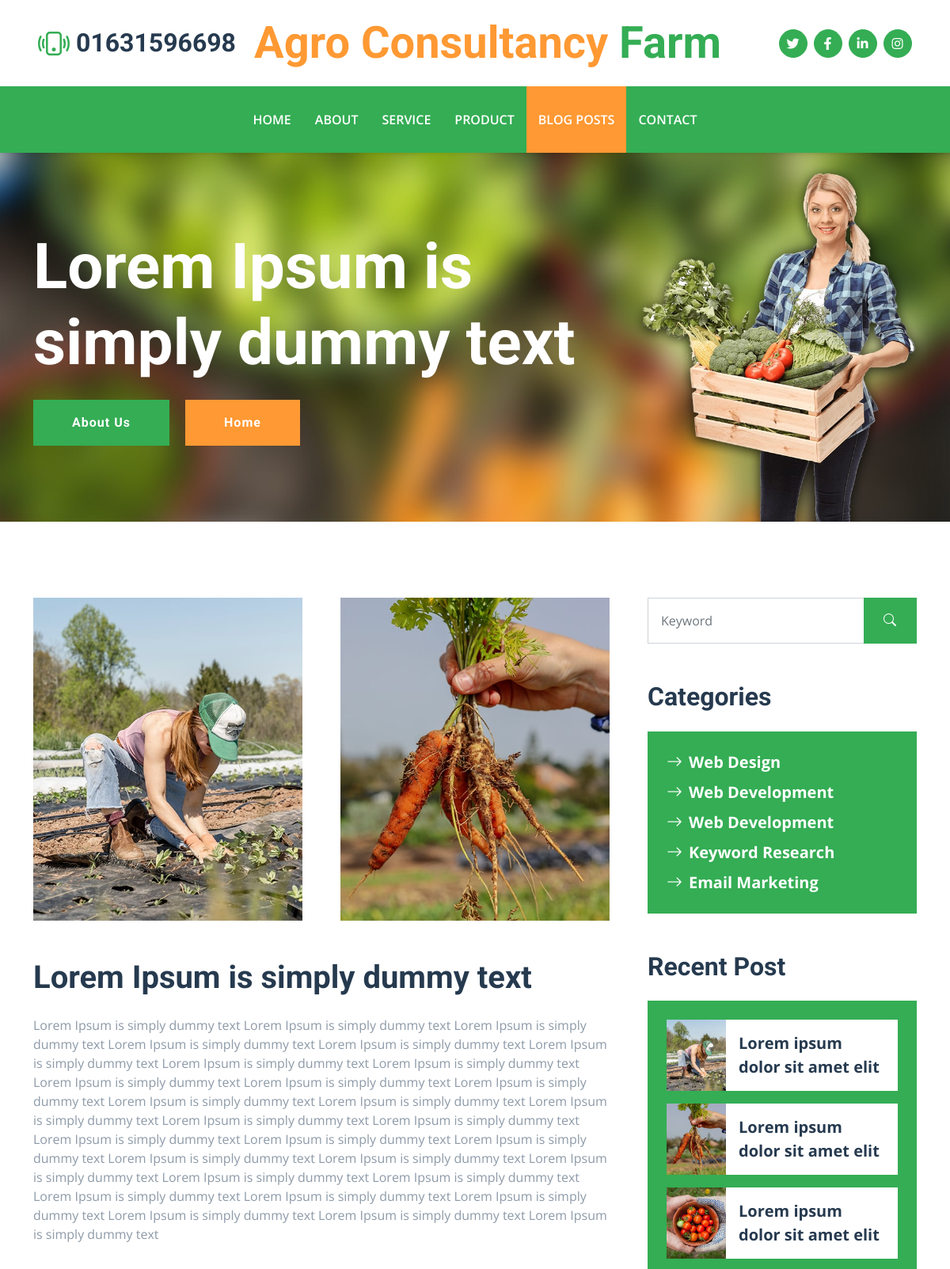
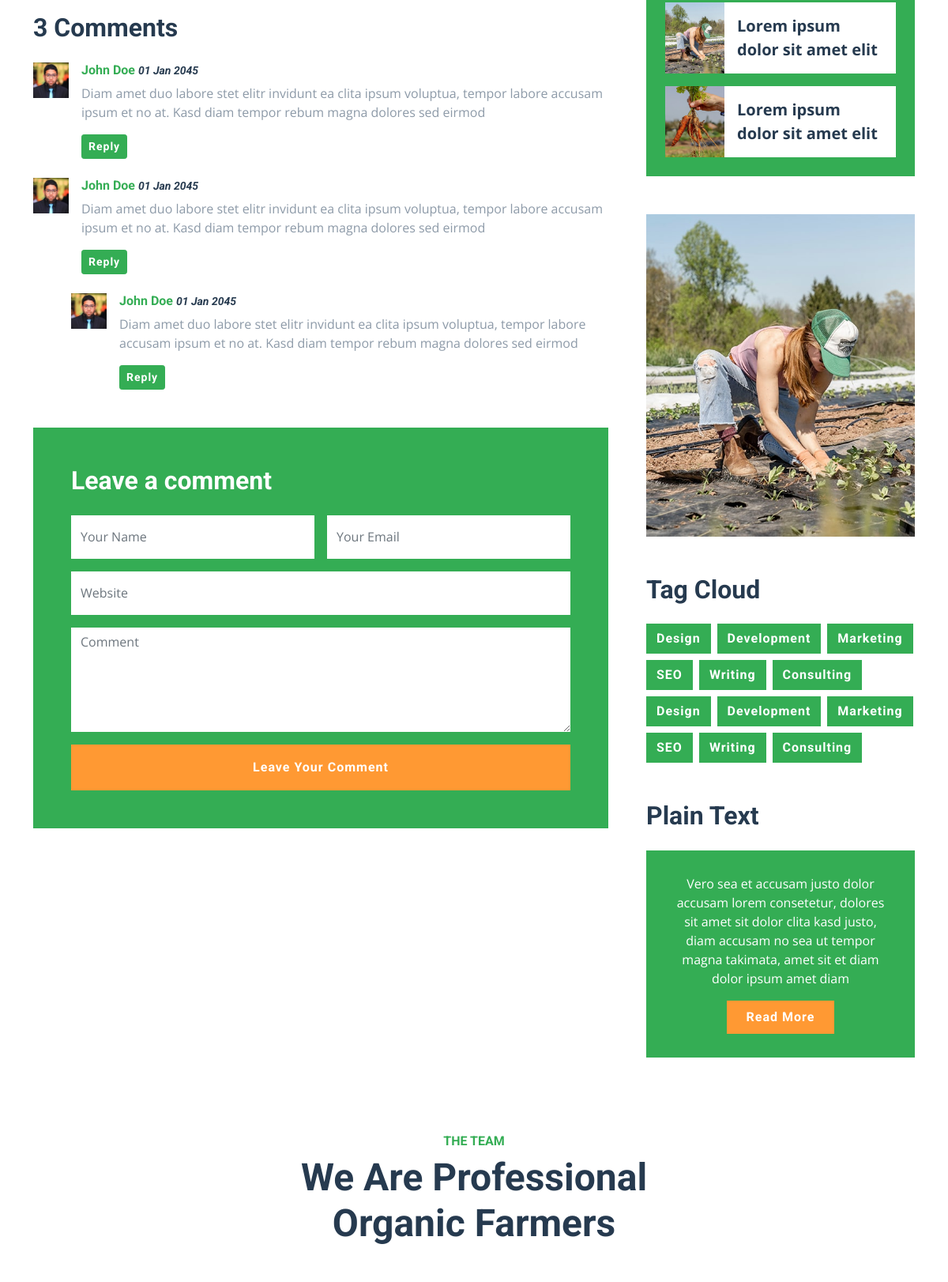
The page /blog-post/d8cd0537-3163-4420-90ce-de527e996c8b/tgs (upper part) on the database its author committed (2 pictures, top to bottom).
### farm/models.py (models this page shows, shortened)
class home(models.Model):
    contact = models.CharField(max_length=100)
    brandName = models.CharField(max_length=100)
    twitter = models.CharField(max_length=100)
    facebook = models.CharField(max_length=100)
    linkedin = models.CharField(max_length=100)
    instagram = models.CharField(max_length=100)
    banner1T = models.CharField(max_length=100)
    banner1PD = models.CharField(max_length=100)
    banner2T = models.CharField(max_length=100)
    banner2PD = models.CharField(max_length=100)

class posts(models.Model):
	id = models.IntegerField(auto_created=True, null=True,blank=True)
	postId = models.UUIDField(default=uuid.uuid4(), primary_key=True, editable=False)
	background = models.ImageField(upload_to='img', null=True, blank=True)
	button_1_name = models.CharField(max_length=100, null=True, blank=True)
	button_2_name = models.CharField(max_length=100, null=True, blank=True)
	button_1_link = models.CharField(max_length=100, null=True, blank=True)
	button_2_link = models.CharField(max_length=100, null=True, blank=True)
	post_image1 = models.ImageField(upload_to='img', null=True, blank=True)
	post_image2 = models.ImageField(upload_to='img', null=True, blank=True)
	title = models.CharField(max_length=500)
	details = models.TextField()
	date = models.DateTimeField(auto_now_add=True)

### farm/views.py (the view)
# urls.py: path('blog-post/<id>/<value>' , views.viewblogposts),
def viewblogposts(request,id,value):
    footer = home.objects.get(id=1)
    condt = contact_page.objects.get(id= 1)
    post = posts.objects.get(postId= id)
    context = {'footer':footer, 'condt':condt, 'post':post }
    return render(request, 'detail.html', context)

### farm/templates/detail.html
{% extends "layout.html" %}
{% block pages %}active{% endblock %}
{% block body %}
    <div style="background:url({{post.background.url}}); background-size: cover;" class="container-fluid bg-primary py-5 bg-hero mb-5">
        <div class="container py-5">
            <div class="row justify-content-start">
                <div class="col-lg-8 text-center text-lg-start">
                    <h1 class="display-1 text-white mb-md-4">{{post.title}}</h1>
                    <a href="{{post.button_1_link}}" class="btn btn-primary py-md-3 px-md-5 me-3">{{post.button_1_name}}</a>
                    <a href="{{post.button_2_link}}" class="btn btn-secondary py-md-3 px-md-5">{{post.button_2_name}}</a>
                </div>
            </div>
        </div>
    </div>
    <div class="container py-5">
        <div class="row g-5">
            <div class="col-lg-8">
                <div class="mb-5">
                    <div class="row g-5 mb-5">
                        <div class="col-md-6">
                            <img class="img-fluid w-100" src="{{post.post_image1.url}}" alt="">
                        </div>
                        <div class="col-md-6">
                            <img class="img-fluid w-100" src="{{post.post_image2.url}}" alt="">
                        </div>
                    </div>
                    <h1 class="mb-4">{{post.title}}</h1>
                    <p>{{post.details}}</p>
                </div>
                <div class="mb-5">
                    <h2 class="mb-4">3 Comments</h2>
                    <div class="d-flex mb-4">
                        <img src="img/user.jpg" class="img-fluid" style="width: 45px; height: 45px;">
                        <div class="ps-3">
                            <h6><a href="">John Doe</a> <small><i>01 Jan 2045</i></small></h6>
                            <p>Diam amet duo labore stet elitr invidunt ea clita ipsum voluptua, tempor labore
                                accusam ipsum et no at. Kasd diam tempor rebum magna dolores sed eirmod</p>
                            <button class="btn btn-sm btn-primary">Reply</button>
                        </div>
                    </div>
                    <div class="d-flex mb-4">
                        <img src="img/user.jpg" class="img-fluid" style="width: 45px; height: 45px;">
                        <div class="ps-3">
                            <h6><a href="">John Doe</a> <small><i>01 Jan 2045</i></small></h6>
                            <p>Diam amet duo labore stet elitr invidunt ea clita ipsum voluptua, tempor labore
                                accusam ipsum et no at. Kasd diam tempor rebum magna dolores sed eirmod</p>
                            <button class="btn btn-sm btn-primary">Reply</button>
                        </div>
                    </div>
                    <div class="d-flex ms-5 mb-4">
                        <img src="img/user.jpg" class="img-fluid" style="width: 45px; height: 45px;">
                        <div class="ps-3">
                            <h6><a href="">John Doe</a> <small><i>01 Jan 2045</i></small></h6>
                            <p>Diam amet duo labore stet elitr invidunt ea clita ipsum voluptua, tempor labore
                                accusam ipsum et no at. Kasd diam tempor rebum magna dolores sed eirmod</p>
                            <button class="btn btn-sm btn-primary">Reply</button>
                        </div>
                    </div>
                </div>
                <div class="bg-primary p-5">
                    <h2 class="text-white mb-4">Leave a comment</h2>
                    <form>
                        <div class="row g-3">
                            <div class="col-12 col-sm-6">
                                <input type="text" class="form-control bg-white border-0" placeholder="Your Name" style="height: 55px;">
                            </div>
                            <div class="col-12 col-sm-6">
                                <input type="email" class="form-control bg-white border-0" placeholder="Your Email" style="height: 55px;">
                            </div>
                            <div class="col-12">
                                <input type="text" class="form-control bg-white border-0" placeholder="Website" style="height: 55px;">
                            </div>
                            <div class="col-12">
                                <textarea class="form-control bg-white border-0" rows="5" placeholder="Comment"></textarea>
                            </div>
                            <div class="col-12">
                                <button class="btn btn-secondary w-100 py-3" type="submit">Leave Your Comment</button>
                            </div>
                        </div>
                    </form>
                </div>
            </div>
            <div class="col-lg-4">
                <div class="mb-5">
                    <div class="input-group">
                        <input type="text" class="form-control p-3" placeholder="Keyword">
                        <button class="btn btn-primary px-4"><i class="bi bi-search"></i></button>
                    </div>
                </div>
                <div class="mb-5">
                    <h2 class="mb-4">Categories</h2>
                    <div class="d-flex flex-column justify-content-start bg-primary p-4">
                        <a class="fs-5 fw-bold text-white mb-2" href="#"><i class="bi bi-arrow-right me-2"></i>Web Design</a>
                        <a class="fs-5 fw-bold text-white mb-2" href="#"><i class="bi bi-arrow-right me-2"></i>Web Development</a>
                        <a class="fs-5 fw-bold text-white mb-2" href="#"><i class="bi bi-arrow-right me-2"></i>Web Development</a>
                        <a class="fs-5 fw-bold text-white mb-2" href="#"><i class="bi bi-arrow-right me-2"></i>Keyword Research</a>
                        <a class="fs-5 fw-bold text-white" href="#"><i class="bi bi-arrow-right me-2"></i>Email Marketing</a>
                    </div>
                </div>
                <div class="mb-5">
                    <h2 class="mb-4">Recent Post</h2>
                    <div class="bg-primary p-4">
                        <div class="d-flex overflow-hidden mb-3">
                            <img class="img-fluid flex-shrink-0" src="img/blog-1.jpg" style="width: 75px;" alt="">
                            <a href="" class="d-flex align-items-center bg-white text-dark fs-5 fw-bold px-3 mb-0">Lorem ipsum dolor sit amet elit
                            </a>
                        </div>
                        <div class="d-flex overflow-hidden mb-3">
                            <img class="img-fluid flex-shrink-0" src="img/blog-2.jpg" style="width: 75px;" alt="">
                            <a href="" class="d-flex align-items-center bg-white text-dark fs-5 fw-bold px-3 mb-0">Lorem ipsum dolor sit amet elit
                            </a>
                        </div>
                        <div class="d-flex overflow-hidden mb-3">
                            <img class="img-fluid flex-shrink-0" src="img/blog-3.jpg" style="width: 75px;" alt="">
                            <a href="" class="d-flex align-items-center bg-white text-dark fs-5 fw-bold px-3 mb-0">Lorem ipsum dolor sit amet elit
                            </a>
                        </div>
                        <div class="d-flex overflow-hidden mb-3">
                            <img class="img-fluid flex-shrink-0" src="img/blog-1.jpg" style="width: 75px;" alt="">
                            <a href="" class="d-flex align-items-center bg-white text-dark fs-5 fw-bold px-3 mb-0">Lorem ipsum dolor sit amet elit
                            </a>
                        </div>
                        <div class="d-flex overflow-hidden">
                            <img class="img-fluid flex-shrink-0" src="img/blog-2.jpg" style="width: 75px;" alt="">
                            <a href="" class="d-flex align-items-center bg-white text-dark fs-5 fw-bold px-3 mb-0">Lorem ipsum dolor sit amet elit
                            </a>
                        </div>
                    </div>
                </div>
                <div class="mb-5">
                    <img src="img/blog-1.jpg" alt="" class="img-fluid rounded">
                </div>
                <div class="mb-5">
                    <h2 class="mb-4">Tag Cloud</h2>
                    <div class="d-flex flex-wrap m-n1">
                        <a href="" class="btn btn-primary m-1">Design</a>
                        <a href="" class="btn btn-primary m-1">Development</a>
                        <a href="" class="btn btn-primary m-1">Marketing</a>
                        <a href="" class="btn btn-primary m-1">SEO</a>
                        <a href="" class="btn btn-primary m-1">Writing</a>
                        <a href="" class="btn btn-primary m-1">Consulting</a>
                        <a href="" class="btn btn-primary m-1">Design</a>
                        <a href="" class="btn btn-primary m-1">Development</a>
                        <a href="" class="btn btn-primary m-1">Marketing</a>
                        <a href="" class="btn btn-primary m-1">SEO</a>
                        <a href="" class="btn btn-primary m-1">Writing</a>
                        <a href="" class="btn btn-primary m-1">Consulting</a>
                    </div>
                </div>
                <div>
                    <h2 class="mb-4">Plain Text</h2>
                    <div class="bg-primary text-center text-white" style="padding: 30px;">
                        <p>Vero sea et accusam justo dolor accusam lorem consetetur, dolores sit amet sit dolor clita kasd justo, diam accusam no sea ut tempor magna takimata, amet sit et diam dolor ipsum amet diam</p>
                        <a href="" class="btn btn-secondary py-2 px-4">Read More</a>
                    </div>
                </div>
            </div>
        </div>
    </div>
  {% endblock %}

### farm/templates/layout.html (shortened to what this page needs)
<!DOCTYPE html>
<html lang="en">
{% load static %}
<head>
    <link href="https://cdnjs.cloudflare.com/ajax/libs/font-awesome/5.15.0/css/all.min.css" rel="stylesheet">
    <link href="https://cdn.jsdelivr.net/npm/bootstrap-icons@1.4.1/font/bootstrap-icons.css" rel="stylesheet">
    <link href="{% static 'lib/owlcarousel/assets/owl.carousel.min.css' %}" rel="stylesheet">
    <link href="{% static 'bootstrap.min.css' %}" rel="stylesheet">
    <link href="{% static 'style.css' %}" rel="stylesheet">
</head>
<body>
    <div class="container-fluid px-5 d-none d-lg-block">
        <div class="row gx-5 py-3 align-items-center">
            <div class="col-lg-3">
                <div class="d-flex align-items-center justify-content-start">
                    <i class="bi bi-phone-vibrate fs-1 text-primary me-2"></i>
                    <a href="tel:+88{{footer.contact}}"> <h2 class="mb-0">{{footer.contact}}</h2></a>
                </div>
            </div>
            <div class="col-lg-6">
                <div class="d-flex align-items-center justify-content-center">
                    <a href="/" class="navbar-brand ms-lg-5">
                        <h1 class="m-0 display-4 text-primary"><span class="text-secondary">{{footer.brandName}}</span> Farm</h1>
                    </a>
                </div>
            </div>
            <div class="col-lg-3">
                <div class="d-flex align-items-center justify-content-end">
                    <a class="btn btn-primary btn-square rounded-circle me-2" href="{{footer.twitter}}"><i class="fab fa-twitter"></i></a>
                    <a class="btn btn-primary btn-square rounded-circle me-2" href="{{footer.facebook}}"><i class="fab fa-facebook-f"></i></a>
                    <a class="btn btn-primary btn-square rounded-circle me-2" href="{{footer.linkedin}}"><i class="fab fa-linkedin-in"></i></a>
                    <a class="btn btn-primary btn-square rounded-circle" href="{{footer.instagram}}"><i class="fab fa-instagram"></i></a>
                </div>
            </div>
        </div>
    </div>
    <nav class="navbar navbar-expand-lg bg-primary navbar-dark shadow-sm py-3 py-lg-0 px-3 px-lg-5">
        <div class="collapse navbar-collapse" id="navbarCollapse">
            <div class="navbar-nav mx-auto py-0">
                <a href="/" class="nav-item nav-link {% block home %}{% endblock %}">Home</a>
                <a href="/about" class="nav-item nav-link {% block about %}{% endblock %}">About</a>
                <a href="/services" class="nav-item nav-link {% block services %}{% endblock %}">Service</a>
                <a href="/product" class="nav-item nav-link {% block product %}{% endblock %}">Product</a>
                <a href="/blog-posts" class="nav-item nav-link {% block pages %}{% endblock %}">Blog Posts</a>
                <a href="/contact" class="nav-item nav-link {% block contact %}{% endblock %}">Contact</a>
            </div>
        </div>
    </nav>
    {% block body %}
    {% endblock %}
    <div id="team" >
    <div class="container-fluid py-5">
        <div class="container">
            <div class="mx-auto text-center mb-5" style="max-width: 500px;">
                <h6 class="text-primary text-uppercase">The Team</h6>
                <h1 class="display-5">We Are Professional Organic Farmers</h1>
            </div>
            <div class="row g-5">
            </div>
        </div>
    </div>
    </div>
</body>
</html>

### farm/static/style.css (style rules this page uses)
:root { --primary: #34AD54; --secondary: #FF9933; --light: #F6FFF2; --dark: #263A4F; }
.btn { font-family: 'Roboto', sans-serif; letter-spacing: 1px; font-weight: 700; transition: .5s; }
.btn-primary, .btn-secondary { color: #FFFFFF; }
.btn-square { width: 36px; height: 36px; }
.btn-square, .btn-sm-square, .btn-lg-square { padding-left: 0; padding-right: 0; text-align: center; }
.navbar-dark .navbar-nav .nav-link { padding: 30px 15px; font-size: 16px; font-weight: 600; color: #FFFFFF; text-transform: uppercase; transition: .5s; }
.navbar-dark .navbar-nav .nav-link:hover, .navbar-dark .navbar-nav .nav-link.active { background: var(--secondary); }
.bg-hero { background-size: cover; //background: url(/static/img/carousel-1.jpg) }

### rows shown on the page
home: contact "01631596698", brandName "Agro Consultancy"
posts: background (picture), title "Lorem Ipsum is simply dummy text", button_1_name "About Us", button_2_name "Home", post_image1 (picture), post_image2 (picture), details "Lorem Ipsum is simply dummy text Lorem Ipsum is simply dummy text Lorem Ipsum is simply dummy text Lorem Ipsum is simply dummy text Lorem Ipsum is simply dummy text Lorem Ipsum is simply dummy text Lorem Ipsum is simply dummy text Lorem Ipsum is simply dummy text Lorem Ipsum is simply dummy text Lorem Ipsum is simply dummy text Lorem Ipsum is simply dummy text Lorem Ipsum is simply dummy text Lorem Ipsum is simply dummy text Lorem Ipsum is simply dummy text Lorem Ipsum is simply dummy text Lorem Ipsum is simply dummy text Lorem Ipsum is simply dummy text Lorem Ipsum is simply dummy text Lorem Ipsum is simply dummy text Lorem Ipsum is simply dummy text Lorem Ipsum is simply dummy text Lorem…"
